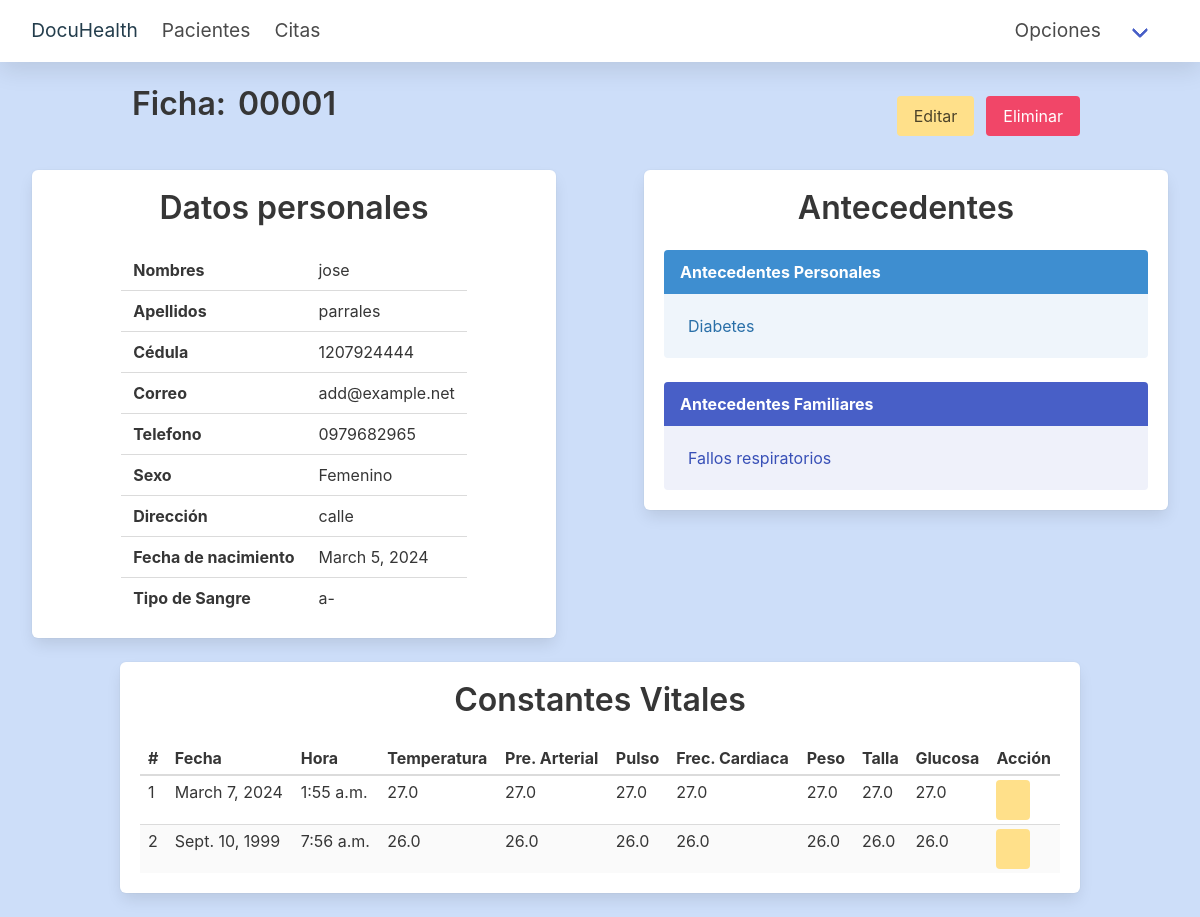
/detail/1/ (signed in), run on the app's committed database.
### secondary/models.py (models this page shows, shortened)
class paciente(models.Model):
    id_persona = models.ForeignKey(persona,on_delete=models.CASCADE)
    domicilio = models.CharField(max_length=100)
    fecha_nacimiento = models.DateField(auto_now_add=False)
    numero_ficha = models.CharField(max_length=10)
    tipo_sangre = models.CharField(max_length=10)
    ant_personal = models.CharField(max_length=100, default='Ninguno')
    ant_familiar = models.CharField(max_length=100, default='Ninguno')

class const_vitales(models.Model):
    id_paciente = models.ForeignKey(paciente,on_delete=models.CASCADE)
    fecha = models.DateField(auto_now_add=False)
    hora = models.TimeField(default='00:00:00')
    temperatura = models.FloatField(null=True)
    presion_art = models.FloatField(null=True)
    pulse = models.FloatField(null=True)
    frec_respiratoria = models.FloatField(null=True)
    peso = models.FloatField(null=True)
    talla = models.FloatField(null=True)
    glucosa = models.FloatField(null=True)

### primary/models.py (models this page shows, shortened)
class persona(models.Model):
    dni = models.CharField(max_length=10)
    nombres = models.CharField(max_length=100)
    apellidos = models.CharField(max_length=100)
    correo = models.EmailField(max_length=100, unique=True)
    telefono = models.CharField(max_length=10)
    sexo = models.CharField(max_length=10)

### secondary/views.py (the view)
# urls.py: path('detail/<int:id>/', views.detail, name='detail'),
@login_required
def detail(request, id):
    spaciente = paciente.objects.get(id=id)
    constantes = const_vitales.objects.filter(id_paciente=spaciente)
    constantes_lista = [constante for constante in constantes]
    context = {
        'datos': spaciente,
        'constantes': constantes_lista
    }
    return render(request, 'detail_patient.html', context)

### secondary/templates/detail_patient.html (shortened to what this page needs)
{% extends "base.html" %} {% load static %}
{%block body_attributes %}class="area"{% endblock %} {%block content %}
<div>
  <br />
  <div class="container">
    <nav class="level">
      <div class="level-left">
        <p class="level-item">
        <h3 class="title is-3">Ficha:</h3>
        </p>
        <p class="level-item">
        <h3 class="centered title is-3">{{ datos.numero_ficha}}</h3>
        </p>
      </div>
      <div class="level-right">
        <p class="level-item"><button class="button is-warning modal-button"
            data-target="modal-edit-patient">Editar</button></p>
        <p class="level-item">
          <a class="button is-danger" href="{% url 'delete' datos.id %}">Eliminar</a>
        </p>
      </div>
    </nav>
  </div>
  <br />
  <div class="columns until-fullhd">
    <div class="column">
      <div class="container is-fluid">
        <div class="box">
          <section>
            <h3 class="centered title is-3">Datos personales</h3>
            <div class="centered table-wrapper has-mobile-cards">
              <table class="table">
                <tr>
                  <th>Nombres</th>
                  <td>{{ datos.id_persona.nombres }}</td>
                </tr>
                <tr>
                  <th>Apellidos</th>
                  <td>{{ datos.id_persona.apellidos }}</td>
                </tr>
                <tr>
                  <th>Cédula</th>
                  <td>{{ datos.id_persona.dni }}</td>
                </tr>
                <tr>
                  <th>Correo</th>
                  <td>{{ datos.id_persona.correo }}</td>
                </tr>
                <tr>
                  <th>Telefono</th>
                  <td>{{ datos.id_persona.telefono }}</td>
                </tr>
                <tr>
                  <th>Sexo</th>
                  <td>{{ datos.id_persona.sexo }}</td>
                </tr>
                <tr>
                  <th>Dirección</th>
                  <td>{{ datos.domicilio}}</td>
                </tr>
                <tr>
                  <th>Fecha de nacimiento</th>
                  <td>{{ datos.fecha_nacimiento}}</td>
                </tr>
                <tr>
                  <th>Tipo de Sangre</th>
                  <td>{{ datos.tipo_sangre }}</td>
                </tr>
              </table>
            </div>
          </section>
        </div>
      </div>
    </div>
    <div class="column">
      <div class="container is-fluid">
        <div class="box">
          <h3 class="centered title is-3">Antecedentes</h3>
          <article class="message is-info">
            <div class="message-header">
              <p>Antecedentes Personales</p>
            </div>
            <div class="message-body">{{ datos.ant_personal }}</div>
          </article>
          <article class="message is-link">
            <div class="message-header">
              <p>Antecedentes Familiares</p>
            </div>
            <div class="message-body">{{ datos.ant_familiar }}</div>
          </article>
        </div>
      </div>
    </div>
  </div>
  <div class="container">
    <div class="columns until-fullhd is-centered">
      <div class="column">
        <div class="box">
          <h3 class="centered title is-3">Constantes Vitales</h3>
          <div class="table-wrapper has-mobile-cards">
            <table class="table is-striped is-narrow is-hoverable is-fullwidth">
              <thead>
                <tr>
                  <th>#</th>
                  <th>Fecha</th>
                  <th>Hora</th>
                  <th>Temperatura</th>
                  <th>Pre. Arterial</th>
                  <th>Pulso</th>
                  <th>Frec. Cardiaca</th>
                  <th>Peso</th>
                  <th>Talla</th>
                  <th>Glucosa</th>
                  <th>Acción</th>
                </tr>
              </thead>
              <tbody>
                {% for constante in constantes %}
                <tr>
                  <td>{{ forloop.counter }}</td>
                  <td>{{ constante.fecha }}</td>
                  <td>{{ constante.hora }}</td>
                  <td>{{ constante.temperatura }}</td>
                  <td>{{ constante.presion_art }}</td>
                  <td>{{ constante.pulse }}</td>
                  <td>{{ constante.frec_respiratoria }}</td>
                  <td>{{ constante.peso }}</td>
                  <td>{{ constante.talla }}</td>
                  <td>{{ constante.glucosa }}</td>
                  <td>
                    <button class="button is-warning modal-button btn-edit-vital"
                      data-id="{{ constante.id }}"
                      data-idpac="{{ constante.id_paciente_id }}"
                      data-fecha="{{ constante.fecha|date:'Y-m-d' }}"
                      data-hora="{{ constante.hora|time:'H:i' }}"
                      data-temperatura="{{ constante.temperatura }}"
                      data-presion_art="{{ constante.presion_art }}"
                      data-pulse="{{ constante.pulse }}"
                      data-frec_respiratoria="{{ constante.frec_respiratoria }}"
                      data-peso="{{ constante.peso }}"
                      data-talla="{{ constante.talla }}"
                      data-glucosa="{{ constante.glucosa }}"
                      data-target="modal-const-vital">
                    </button>
                  </td>
                </tr>
                {% endfor %}
              </tbody>
            </table>
          </div>
        </div>
      </div>
    </div>
  </div>
  <br />
</div>
{% endblock %}

### secondary/static/css/header.css (style rules this page uses)
:root { --azul:#1B75BC; --celeste:#3DA5DA; --azul-oscuro:#233D4C; --gris:#444f55; --black:#444; --light-color:#777; --green:#16a085; --box-shadow:.5rem .5rem 0 rgba(22, 160, 133, .2); --text-shadow:.4rem .4rem 0 rgba(0, 0, 0, .2); --border:.2rem solid var(--azul); }
html, body { margin: 0; padding: 0; }
.area { background-color: #cddef9; }
.centered { display: flex; justify-content: center; }

### data on the page
paciente: numero_ficha "00001", id_persona.nombres "jose", id_persona.apellidos "parrales", id_persona.dni "1207924444", id_persona.correo "add@example.net", id_persona.telefono "0979682965", id_persona.sexo "Femenino", domicilio "calle", fecha_nacimiento "March 5, 2024", tipo_sangre "a-", ant_personal "Diabetes", ant_familiar "Fallos respiratorios"
const_vitales: fecha "March 7, 2024", hora "1:55 a.m.", temperatura "27.0", presion_art "27.0", pulse "27.0", frec_respiratoria "27.0", peso "27.0", talla "27.0", glucosa "27.0"
const_vitales: fecha "Sept. 10, 1999", hora "7:56 a.m.", temperatura "26.0", presion_art "26.0", pulse "26.0", frec_respiratoria "26.0", peso "26.0", talla "26.0", glucosa "26.0"
